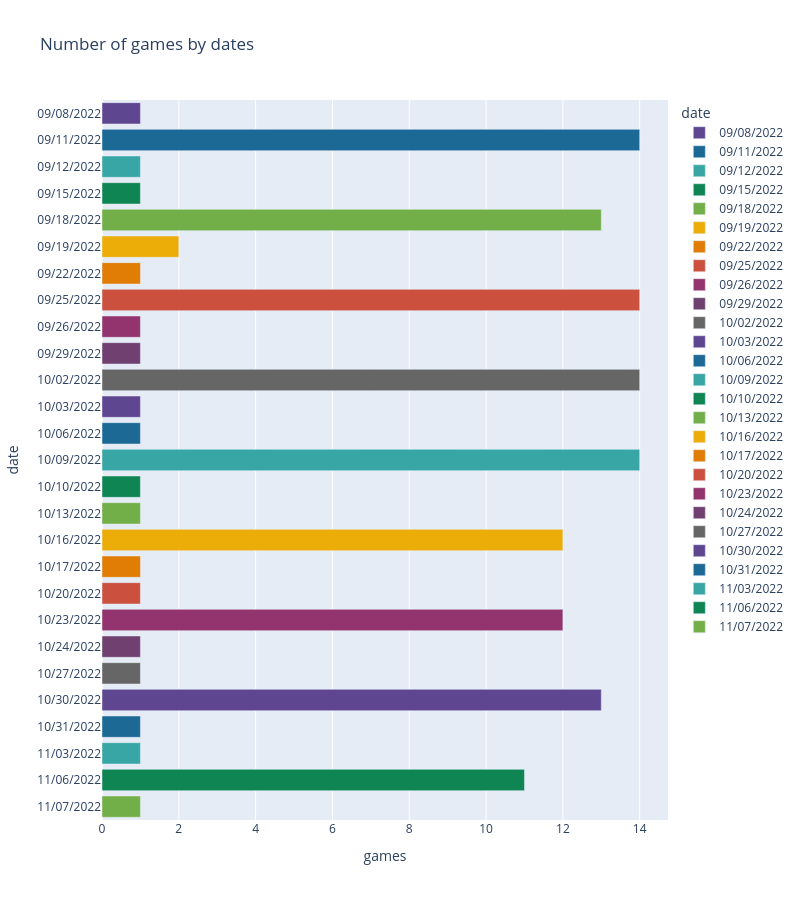

The notebook cell this image was saved under:
### Markdown cell above
# Chapter 4: Insights from Games Data

### Code cell
check = games['gameDate'].value_counts().reset_index()

check.columns = [
    'date', 
    'games'
]

check = check.sort_values('date')

fig = px.bar(
    check, 
    y='date', 
    x="games", 
    orientation='h', 
    color='date',
    title='Number of games by dates', 
    height=900, 
    width=800,
    color_discrete_sequence=px.colors.qualitative.Prism,
)
fig.show()

### Figure 1 — Plotly figure (JSON) as saved in the notebook; plotly's stock layout.template omitted (floating-point values rounded to 4 significant figures)
{"data": [{"hovertemplate": "date=%{y}<br>games=%{x}<extra></extra>", "legendgroup": "09/08/2022", "marker": {"color": "rgb(95, 70, 144)", "pattern": {"shape": ""}}, "name": "09/08/2022", "orientation": "h", "showlegend": true, "textposition": "auto", "type": "bar", "x": [1], "xaxis": "x", "y": ["09/08/2022"], "yaxis": "y"}, {"hovertemplate": "date=%{y}<br>games=%{x}<extra></extra>", "legendgroup": "09/11/2022", "marker": {"color": "rgb(29, 105, 150)", "pattern": {"shape": ""}}, "name": "09/11/2022", "orientation": "h", "showlegend": true, "textposition": "auto", "type": "bar", "x": [14], "xaxis": "x", "y": ["09/11/2022"], "yaxis": "y"}, {"hovertemplate": "date=%{y}<br>games=%{x}<extra></extra>", "legendgroup": "09/12/2022", "marker": {"color": "rgb(56, 166, 165)", "pattern": {"shape": ""}}, "name": "09/12/2022", "orientation": "h", "showlegend": true, "textposition": "auto", "type": "bar", "x": [1], "xaxis": "x", "y": ["09/12/2022"], "yaxis": "y"}, {"hovertemplate": "date=%{y}<br>games=%{x}<extra></extra>", "legendgroup": "09/15/2022", "marker": {"color": "rgb(15, 133, 84)", "pattern": {"shape": ""}}, "name": "09/15/2022", "orientation": "h", "showlegend": true, "textposition": "auto", "type": "bar", "x": [1], "xaxis": "x", "y": ["09/15/2022"], "yaxis": "y"}, {"hovertemplate": "date=%{y}<br>games=%{x}<extra></extra>", "legendgroup": "09/18/2022", "marker": {"color": "rgb(115, 175, 72)", "pattern": {"shape": ""}}, "name": "09/18/2022", "orientation": "h", "showlegend": true, "textposition": "auto", "type": "bar", "x": [13], "xaxis": "x", "y": ["09/18/2022"], "yaxis": "y"}, {"hovertemplate": "date=%{y}<br>games=%{x}<extra></extra>", "legendgroup": "09/19/2022", "marker": {"color": "rgb(237, 173, 8)", "pattern": {"shape": ""}}, "name": "09/19/2022", "orientation": "h", "showlegend": true, "textposition": "auto", "type": "bar", "x": [2], "xaxis": "x", "y": ["09/19/2022"], "yaxis": "y"}, {"hovertemplate": "date=%{y}<br>games=%{x}<extra></extra>", "legendgroup": "09/22/2022", "marker": {"color": "rgb(225, 124, 5)", "pattern": {"shape": ""}}, "name": "09/22/2022", "orientation": "h", "showlegend": true, "textposition": "auto", "type": "bar", "x": [1], "xaxis": "x", "y": ["09/22/2022"], "yaxis": "y"}, {"hovertemplate": "date=%{y}<br>games=%{x}<extra></extra>", "legendgroup": "09/25/2022", "marker": {"color": "rgb(204, 80, 62)", "pattern": {"shape": ""}}, "name": "09/25/2022", "orientation": "h", "showlegend": true, "textposition": "auto", "type": "bar", "x": [14], "xaxis": "x", "y": ["09/25/2022"], "yaxis": "y"}, {"hovertemplate": "date=%{y}<br>games=%{x}<extra></extra>", "legendgroup": "09/26/2022", "marker": {"color": "rgb(148, 52, 110)", "pattern": {"shape": ""}}, "name": "09/26/2022", "orientation": "h", "showlegend": true, "textposition": "auto", "type": "bar", "x": [1], "xaxis": "x", "y": ["09/26/2022"], "yaxis": "y"}, {"hovertemplate": "date=%{y}<br>games=%{x}<extra></extra>", "legendgroup": "09/29/2022", "marker": {"color": "rgb(111, 64, 112)", "pattern": {"shape": ""}}, "name": "09/29/2022", "orientation": "h", "showlegend": true, "textposition": "auto", "type": "bar", "x": [1], "xaxis": "x", "y": ["09/29/2022"], "yaxis": "y"}, {"hovertemplate": "date=%{y}<br>games=%{x}<extra></extra>", "legendgroup": "10/02/2022", "marker": {"color": "rgb(102, 102, 102)", "pattern": {"shape": ""}}, "name": "10/02/2022", "orientation": "h", "showlegend": true, "textposition": "auto", "type": "bar", "x": [14], "xaxis": "x", "y": ["10/02/2022"], "yaxis": "y"}, {"hovertemplate": "date=%{y}<br>games=%{x}<extra></extra>", "legendgroup": "10/03/2022", "marker": {"color": "rgb(95, 70, 144)", "pattern": {"shape": ""}}, "name": "10/03/2022", "orientation": "h", "showlegend": true, "textposition": "auto", "type": "bar", "x": [1], "xaxis": "x", "y": ["10/03/2022"], "yaxis": "y"}, {"hovertemplate": "date=%{y}<br>games=%{x}<extra></extra>", "legendgroup": "10/06/2022", "marker": {"color": "rgb(29, 105, 150)", "pattern": {"shape": ""}}, "name": "10/06/2022", "orientation": "h", "showlegend": true, "textposition": "auto", "type": "bar", "x": [1], "xaxis": "x", "y": ["10/06/2022"], "yaxis": "y"}, {"hovertemplate": "date=%{y}<br>games=%{x}<extra></extra>", "legendgroup": "10/09/2022", "marker": {"color": "rgb(56, 166, 165)", "pattern": {"shape": ""}}, "name": "10/09/2022", "orientation": "h", "showlegend": true, "textposition": "auto", "type": "bar", "x": [14], "xaxis": "x", "y": ["10/09/2022"], "yaxis": "y"}, {"hovertemplate": "date=%{y}<br>games=%{x}<extra></extra>", "legendgroup": "10/10/2022", "marker": {"color": "rgb(15, 133, 84)", "pattern": {"shape": ""}}, "name": "10/10/2022", "orientation": "h", "showlegend": true, "textposition": "auto", "type": "bar", "x": [1], "xaxis": "x", "y": ["10/10/2022"], "yaxis": "y"}, {"hovertemplate": "date=%{y}<br>games=%{x}<extra></extra>", "legendgroup": "10/13/2022", "marker": {"color": "rgb(115, 175, 72)", "pattern": {"shape": ""}}, "name": "10/13/2022", "orientation": "h", "showlegend": true, "textposition": "auto", "type": "bar", "x": [1], "xaxis": "x", "y": ["10/13/2022"], "yaxis": "y"}, {"hovertemplate": "date=%{y}<br>games=%{x}<extra></extra>", "legendgroup": "10/16/2022", "marker": {"color": "rgb(237, 173, 8)", "pattern": {"shape": ""}}, "name": "10/16/2022", "orientation": "h", "showlegend": true, "textposition": "auto", "type": "bar", "x": [12], "xaxis": "x", "y": ["10/16/2022"], "yaxis": "y"}, {"hovertemplate": "date=%{y}<br>games=%{x}<extra></extra>", "legendgroup": "10/17/2022", "marker": {"color": "rgb(225, 124, 5)", "pattern": {"shape": ""}}, "name": "10/17/2022", "orientation": "h", "showlegend": true, "textposition": "auto", "type": "bar", "x": [1], "xaxis": "x", "y": ["10/17/2022"], "yaxis": "y"}, {"hovertemplate": "date=%{y}<br>games=%{x}<extra></extra>", "legendgroup": "10/20/2022", "marker": {"color": "rgb(204, 80, 62)", "pattern": {"shape": ""}}, "name": "10/20/2022", "orientation": "h", "showlegend": true, "textposition": "auto", "type": "bar", "x": [1], "xaxis": "x", "y": ["10/20/2022"], "yaxis": "y"}, {"hovertemplate": "date=%{y}<br>games=%{x}<extra></extra>", "legendgroup": "10/23/2022", "marker": {"color": "rgb(148, 52, 110)", "pattern": {"shape": ""}}, "name": "10/23/2022", "orientation": "h", "showlegend": true, "textposition": "auto", "type": "bar", "x": [12], "xaxis": "x", "y": ["10/23/2022"], "yaxis": "y"}, {"hovertemplate": "date=%{y}<br>games=%{x}<extra></extra>", "legendgroup": "10/24/2022", "marker": {"color": "rgb(111, 64, 112)", "pattern": {"shape": ""}}, "name": "10/24/2022", "orientation": "h", "showlegend": true, "textposition": "auto", "type": "bar", "x": [1], "xaxis": "x", "y": ["10/24/2022"], "yaxis": "y"}, {"hovertemplate": "date=%{y}<br>games=%{x}<extra></extra>", "legendgroup": "10/27/2022", "marker": {"color": "rgb(102, 102, 102)", "pattern": {"shape": ""}}, "name": "10/27/2022", "orientation": "h", "showlegend": true, "textposition": "auto", "type": "bar", "x": [1], "xaxis": "x", "y": ["10/27/2022"], "yaxis": "y"}, {"hovertemplate": "date=%{y}<br>games=%{x}<extra></extra>", "legendgroup": "10/30/2022", "marker": {"color": "rgb(95, 70, 144)", "pattern": {"shape": ""}}, "name": "10/30/2022", "orientation": "h", "showlegend": true, "textposition": "auto", "type": "bar", "x": [13], "xaxis": "x", "y": ["10/30/2022"], "yaxis": "y"}, {"hovertemplate": "date=%{y}<br>games=%{x}<extra></extra>", "legendgroup": "10/31/2022", "marker": {"color": "rgb(29, 105, 150)", "pattern": {"shape": ""}}, "name": "10/31/2022", "orientation": "h", "showlegend": true, "textposition": "auto", "type": "bar", "x": [1], "xaxis": "x", "y": ["10/31/2022"], "yaxis": "y"}, {"hovertemplate": "date=%{y}<br>games=%{x}<extra></extra>", "legendgroup": "11/03/2022", "marker": {"color": "rgb(56, 166, 165)", "pattern": {"shape": ""}}, "name": "11/03/2022", "orientation": "h", "showlegend": true, "textposition": "auto", "type": "bar", "x": [1], "xaxis": "x", "y": ["11/03/2022"], "yaxis": "y"}, {"hovertemplate": "date=%{y}<br>games=%{x}<extra></extra>", "legendgroup": "11/06/2022", "marker": {"color": "rgb(15, 133, 84)", "pattern": {"shape": ""}}, "name": "11/06/2022", "orientation": "h", "showlegend": true, "textposition": "auto", "type": "bar", "x": [11], "xaxis": "x", "y": ["11/06/2022"], "yaxis": "y"}, {"hovertemplate": "date=%{y}<br>games=%{x}<extra></extra>", "legendgroup": "11/07/2022", "marker": {"color": "rgb(115, 175, 72)", "pattern": {"shape": ""}}, "name": "11/07/2022", "orientation": "h", "showlegend": true, "textposition": "auto", "type": "bar", "x": [1], "xaxis": "x", "y": ["11/07/2022"], "yaxis": "y"}], "layout": {"barmode": "relative", "height": 900, "legend": {"title": {"text": "date"}, "tracegroupgap": 0}, "title": {"text": "Number of games by dates"}, "width": 800, "xaxis": {"anchor": "y", "domain": [0, 1], "title": {"text": "games"}}, "yaxis": {"anchor": "x", "categoryarray": ["11/07/2022", "11/06/2022", "11/03/2022", "10/31/2022", "10/30/2022", "10/27/2022", "10/24/2022", "10/23/2022", "10/20/2022", "10/17/2022", "10/16/2022", "10/13/2022", "10/10/2022", "10/09/2022", "10/06/2022", "10/03/2022", "10/02/2022", "09/29/2022", "09/26/2022", "09/25/2022", "09/22/2022", "09/19/2022", "09/18/2022", "09/15/2022", "09/12/2022", "09/11/2022", "09/08/2022"], "categoryorder": "array", "domain": [0, 1], "title": {"text": "date"}}}}
